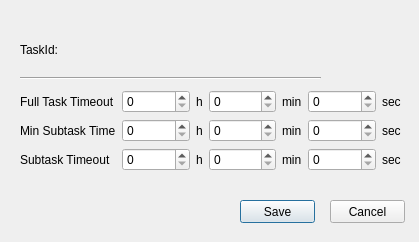
<?xml version="1.0" encoding="UTF-8"?>
<ui version="4.0">
 <class>ChangeTaskDialog</class>
 <widget class="QDialog" name="ChangeTaskDialog">
  <property name="windowModality">
   <enum>Qt::WindowModal</enum>
  </property>
  <property name="geometry">
   <rect>
    <x>0</x>
    <y>0</y>
    <width>419</width>
    <height>242</height>
   </rect>
  </property>
  <property name="windowTitle">
   <string>Dialog</string>
  </property>
  <widget class="Line" name="line">
   <property name="geometry">
    <rect>
     <x>20</x>
     <y>70</y>
     <width>301</width>
     <height>16</height>
    </rect>
   </property>
   <property name="orientation">
    <enum>Qt::Horizontal</enum>
   </property>
  </widget>
  <widget class="QWidget" name="horizontalLayoutWidget_4">
   <property name="geometry">
    <rect>
     <x>20</x>
     <y>29</y>
     <width>291</width>
     <height>41</height>
    </rect>
   </property>
   <layout class="QHBoxLayout" name="horizontalLayout_5">
    <item>
     <widget class="QLabel" name="label_2">
      <property name="text">
       <string>TaskId:</string>
      </property>
     </widget>
    </item>
    <item>
     <widget class="QLabel" name="taskIdLabel">
      <property name="text">
       <string/>
      </property>
     </widget>
    </item>
   </layout>
  </widget>
  <widget class="QWidget" name="formLayoutWidget">
   <property name="geometry">
    <rect>
     <x>20</x>
     <y>90</y>
     <width>381</width>
     <height>91</height>
    </rect>
   </property>
   <layout class="QFormLayout" name="formLayout">
    <item row="0" column="0">
     <widget class="QLabel" name="label">
      <property name="text">
       <string>Full Task Timeout</string>
      </property>
     </widget>
    </item>
    <item row="2" column="0">
     <widget class="QLabel" name="label_13">
      <property name="text">
       <string>Subtask Timeout</string>
      </property>
     </widget>
    </item>
    <item row="0" column="1">
     <layout class="QHBoxLayout" name="horizontalLayout">
      <item>
       <widget class="QSpinBox" name="fullTaskTimeoutHourSpinBox">
        <property name="sizePolicy">
         <sizepolicy hsizetype="Minimum" vsizetype="Fixed">
          <horstretch>0</horstretch>
          <verstretch>0</verstretch>
         </sizepolicy>
        </property>
       </widget>
      </item>
      <item>
       <widget class="QLabel" name="label_4">
        <property name="sizePolicy">
         <sizepolicy hsizetype="Maximum" vsizetype="Preferred">
          <horstretch>0</horstretch>
          <verstretch>0</verstretch>
         </sizepolicy>
        </property>
        <property name="text">
         <string>h</string>
        </property>
       </widget>
      </item>
      <item>
       <widget class="QSpinBox" name="fullTaskTimeoutMinSpinBox">
        <property name="sizePolicy">
         <sizepolicy hsizetype="Minimum" vsizetype="Fixed">
          <horstretch>0</horstretch>
          <verstretch>0</verstretch>
         </sizepolicy>
        </property>
        <property name="maximum">
         <number>59</number>
        </property>
       </widget>
      </item>
      <item>
       <widget class="QLabel" name="label_5">
        <property name="sizePolicy">
         <sizepolicy hsizetype="Maximum" vsizetype="Preferred">
          <horstretch>0</horstretch>
          <verstretch>0</verstretch>
         </sizepolicy>
        </property>
        <property name="text">
         <string>min</string>
        </property>
       </widget>
      </item>
      <item>
       <widget class="QSpinBox" name="fullTaskTimeoutSecSpinBox">
        <property name="maximum">
         <number>59</number>
        </property>
       </widget>
      </item>
      <item>
       <widget class="QLabel" name="label_6">
        <property name="sizePolicy">
         <sizepolicy hsizetype="Maximum" vsizetype="Preferred">
          <horstretch>0</horstretch>
          <verstretch>0</verstretch>
         </sizepolicy>
        </property>
        <property name="text">
         <string>sec</string>
        </property>
       </widget>
      </item>
     </layout>
    </item>
    <item row="1" column="1">
     <layout class="QHBoxLayout" name="horizontalLayout_3">
      <item>
       <widget class="QSpinBox" name="minSubtaskTimeHourSpinBox">
        <property name="sizePolicy">
         <sizepolicy hsizetype="Minimum" vsizetype="Fixed">
          <horstretch>0</horstretch>
          <verstretch>0</verstretch>
         </sizepolicy>
        </property>
        <property name="maximum">
         <number>99999</number>
        </property>
       </widget>
      </item>
      <item>
       <widget class="QLabel" name="label_14">
        <property name="sizePolicy">
         <sizepolicy hsizetype="Maximum" vsizetype="Preferred">
          <horstretch>0</horstretch>
          <verstretch>0</verstretch>
         </sizepolicy>
        </property>
        <property name="text">
         <string>h</string>
        </property>
       </widget>
      </item>
      <item>
       <widget class="QSpinBox" name="minSubtaskTimeMinSpinBox">
        <property name="sizePolicy">
         <sizepolicy hsizetype="Minimum" vsizetype="Fixed">
          <horstretch>0</horstretch>
          <verstretch>0</verstretch>
         </sizepolicy>
        </property>
        <property name="maximum">
         <number>59</number>
        </property>
       </widget>
      </item>
      <item>
       <widget class="QLabel" name="label_15">
        <property name="sizePolicy">
         <sizepolicy hsizetype="Maximum" vsizetype="Preferred">
          <horstretch>0</horstretch>
          <verstretch>0</verstretch>
         </sizepolicy>
        </property>
        <property name="text">
         <string>min</string>
        </property>
       </widget>
      </item>
      <item>
       <widget class="QSpinBox" name="minSubtaskTimeSecSpinBox">
        <property name="maximum">
         <number>59</number>
        </property>
       </widget>
      </item>
      <item>
       <widget class="QLabel" name="label_16">
        <property name="sizePolicy">
         <sizepolicy hsizetype="Maximum" vsizetype="Preferred">
          <horstretch>0</horstretch>
          <verstretch>0</verstretch>
         </sizepolicy>
        </property>
        <property name="text">
         <string>sec</string>
        </property>
       </widget>
      </item>
     </layout>
    </item>
    <item row="2" column="1">
     <layout class="QHBoxLayout" name="horizontalLayout_4">
      <item>
       <widget class="QSpinBox" name="subtaskTimeoutHourSpinBox">
        <property name="sizePolicy">
         <sizepolicy hsizetype="Minimum" vsizetype="Fixed">
          <horstretch>0</horstretch>
          <verstretch>0</verstretch>
         </sizepolicy>
        </property>
        <property name="maximum">
         <number>99999</number>
        </property>
       </widget>
      </item>
      <item>
       <widget class="QLabel" name="label_17">
        <property name="sizePolicy">
         <sizepolicy hsizetype="Maximum" vsizetype="Preferred">
          <horstretch>0</horstretch>
          <verstretch>0</verstretch>
         </sizepolicy>
        </property>
        <property name="text">
         <string>h</string>
        </property>
       </widget>
      </item>
      <item>
       <widget class="QSpinBox" name="subtaskTimeoutMinSpinBox">
        <property name="sizePolicy">
         <sizepolicy hsizetype="Minimum" vsizetype="Fixed">
          <horstretch>0</horstretch>
          <verstretch>0</verstretch>
         </sizepolicy>
        </property>
        <property name="maximum">
         <number>59</number>
        </property>
       </widget>
      </item>
      <item>
       <widget class="QLabel" name="label_18">
        <property name="sizePolicy">
         <sizepolicy hsizetype="Maximum" vsizetype="Preferred">
          <horstretch>0</horstretch>
          <verstretch>0</verstretch>
         </sizepolicy>
        </property>
        <property name="text">
         <string>min</string>
        </property>
       </widget>
      </item>
      <item>
       <widget class="QSpinBox" name="subtaskTimeoutSecSpinBox">
        <property name="maximum">
         <number>59</number>
        </property>
       </widget>
      </item>
      <item>
       <widget class="QLabel" name="label_19">
        <property name="sizePolicy">
         <sizepolicy hsizetype="Maximum" vsizetype="Preferred">
          <horstretch>0</horstretch>
          <verstretch>0</verstretch>
         </sizepolicy>
        </property>
        <property name="text">
         <string>sec</string>
        </property>
       </widget>
      </item>
     </layout>
    </item>
    <item row="1" column="0">
     <widget class="QLabel" name="label_3">
      <property name="text">
       <string>Min Subtask Time</string>
      </property>
     </widget>
    </item>
   </layout>
  </widget>
  <widget class="QPushButton" name="saveButton">
   <property name="geometry">
    <rect>
     <x>240</x>
     <y>200</y>
     <width>75</width>
     <height>23</height>
    </rect>
   </property>
   <property name="text">
    <string>Save</string>
   </property>
  </widget>
  <widget class="QPushButton" name="cancelButton">
   <property name="geometry">
    <rect>
     <x>330</x>
     <y>200</y>
     <width>75</width>
     <height>23</height>
    </rect>
   </property>
   <property name="text">
    <string>Cancel</string>
   </property>
  </widget>
 </widget>
 <resources/>
 <connections/>
</ui>
